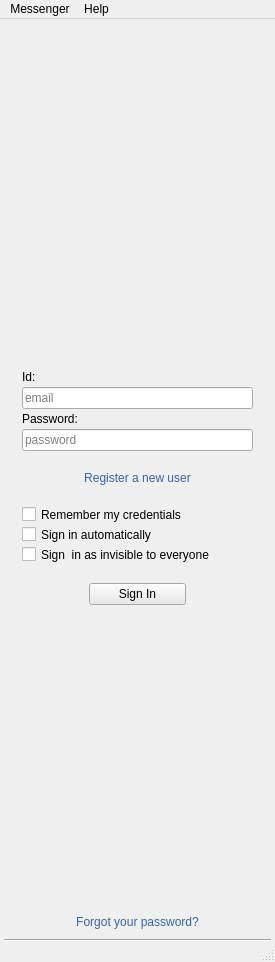
<?xml version="1.0" encoding="UTF-8"?>
<ui version="4.0">
 <class>MainWindow</class>
 <widget class="QMainWindow" name="MainWindow">
  <property name="geometry">
   <rect>
    <x>0</x>
    <y>0</y>
    <width>275</width>
    <height>962</height>
   </rect>
  </property>
  <property name="sizePolicy">
   <sizepolicy hsizetype="Fixed" vsizetype="Fixed">
    <horstretch>0</horstretch>
    <verstretch>0</verstretch>
   </sizepolicy>
  </property>
  <property name="minimumSize">
   <size>
    <width>275</width>
    <height>962</height>
   </size>
  </property>
  <property name="maximumSize">
   <size>
    <width>275</width>
    <height>962</height>
   </size>
  </property>
  <property name="windowTitle">
   <string>The Messenger</string>
  </property>
  <property name="styleSheet">
   <string notr="true"/>
  </property>
  <widget class="QWidget" name="centralwidget">
   <layout class="QVBoxLayout" name="verticalLayout">
    <property name="spacing">
     <number>2</number>
    </property>
    <property name="leftMargin">
     <number>4</number>
    </property>
    <property name="topMargin">
     <number>4</number>
    </property>
    <property name="rightMargin">
     <number>4</number>
    </property>
    <property name="bottomMargin">
     <number>0</number>
    </property>
    <item>
     <widget class="QStackedWidget" name="stackedWidget">
      <property name="minimumSize">
       <size>
        <width>0</width>
        <height>900</height>
       </size>
      </property>
      <property name="maximumSize">
       <size>
        <width>275</width>
        <height>980</height>
       </size>
      </property>
      <property name="font">
       <font>
        <pointsize>9</pointsize>
       </font>
      </property>
      <property name="currentIndex">
       <number>0</number>
      </property>
      <widget class="QWidget" name="page">
       <layout class="QGridLayout" name="gridLayout_2">
        <property name="leftMargin">
         <number>8</number>
        </property>
        <property name="topMargin">
         <number>4</number>
        </property>
        <property name="rightMargin">
         <number>8</number>
        </property>
        <property name="bottomMargin">
         <number>4</number>
        </property>
        <property name="spacing">
         <number>4</number>
        </property>
        <item row="0" column="0">
         <layout class="QVBoxLayout" name="verticalLayout_2">
          <property name="spacing">
           <number>3</number>
          </property>
          <property name="leftMargin">
           <number>10</number>
          </property>
          <property name="rightMargin">
           <number>10</number>
          </property>
          <item>
           <spacer name="verticalSpacer_7">
            <property name="orientation">
             <enum>Qt::Vertical</enum>
            </property>
            <property name="sizeType">
             <enum>QSizePolicy::Fixed</enum>
            </property>
            <property name="sizeHint" stdset="0">
             <size>
              <width>20</width>
              <height>120</height>
             </size>
            </property>
           </spacer>
          </item>
          <item>
           <layout class="QHBoxLayout" name="horizontalLayout_3">
            <property name="bottomMargin">
             <number>0</number>
            </property>
            <item>
             <widget class="QWidget" name="widget" native="true">
              <property name="minimumSize">
               <size>
                <width>200</width>
                <height>140</height>
               </size>
              </property>
              <property name="maximumSize">
               <size>
                <width>140</width>
                <height>140</height>
               </size>
              </property>
              <widget class="QLabel" name="smiley_label">
               <property name="geometry">
                <rect>
                 <x>30</x>
                 <y>0</y>
                 <width>140</width>
                 <height>140</height>
                </rect>
               </property>
               <property name="minimumSize">
                <size>
                 <width>140</width>
                 <height>140</height>
                </size>
               </property>
               <property name="maximumSize">
                <size>
                 <width>140</width>
                 <height>140</height>
                </size>
               </property>
               <property name="styleSheet">
                <string notr="true">color: rgba(0 , 0, 0,2);</string>
               </property>
               <property name="text">
                <string/>
               </property>
               <property name="pixmap">
                <pixmap>:/icons/icons/loading.png</pixmap>
               </property>
              </widget>
              <widget class="QWidget" name="widget_2" native="true">
               <property name="geometry">
                <rect>
                 <x>20</x>
                 <y>-1</y>
                 <width>161</width>
                 <height>141</height>
                </rect>
               </property>
               <property name="styleSheet">
                <string notr="true">background-color: rgba(ef,ef,ef,20)</string>
               </property>
              </widget>
             </widget>
            </item>
           </layout>
          </item>
          <item>
           <spacer name="verticalSpacer_2">
            <property name="font">
             <font>
              <pointsize>9</pointsize>
             </font>
            </property>
            <property name="orientation">
             <enum>Qt::Vertical</enum>
            </property>
            <property name="sizeType">
             <enum>QSizePolicy::Minimum</enum>
            </property>
            <property name="sizeHint" stdset="0">
             <size>
              <width>20</width>
              <height>80</height>
             </size>
            </property>
           </spacer>
          </item>
          <item>
           <widget class="QLabel" name="label">
            <property name="font">
             <font>
              <pointsize>9</pointsize>
             </font>
            </property>
            <property name="text">
             <string>Id:</string>
            </property>
           </widget>
          </item>
          <item>
           <widget class="QLineEdit" name="usernamePrompt">
            <property name="font">
             <font>
              <pointsize>9</pointsize>
             </font>
            </property>
            <property name="text">
             <string/>
            </property>
            <property name="placeholderText">
             <string>email</string>
            </property>
           </widget>
          </item>
          <item>
           <widget class="QLabel" name="label_2">
            <property name="font">
             <font>
              <pointsize>9</pointsize>
             </font>
            </property>
            <property name="text">
             <string>Password:</string>
            </property>
           </widget>
          </item>
          <item>
           <widget class="QLineEdit" name="passwordPrompt">
            <property name="font">
             <font>
              <pointsize>9</pointsize>
             </font>
            </property>
            <property name="text">
             <string/>
            </property>
            <property name="echoMode">
             <enum>QLineEdit::Password</enum>
            </property>
            <property name="placeholderText">
             <string>password</string>
            </property>
           </widget>
          </item>
          <item>
           <spacer name="verticalSpacer_5">
            <property name="font">
             <font>
              <pointsize>9</pointsize>
             </font>
            </property>
            <property name="orientation">
             <enum>Qt::Vertical</enum>
            </property>
            <property name="sizeType">
             <enum>QSizePolicy::Fixed</enum>
            </property>
            <property name="sizeHint" stdset="0">
             <size>
              <width>20</width>
              <height>13</height>
             </size>
            </property>
           </spacer>
          </item>
          <item>
           <widget class="QPushButton" name="registerNewUserButton">
            <property name="font">
             <font>
              <pointsize>9</pointsize>
             </font>
            </property>
            <property name="styleSheet">
             <string notr="true">color: rgb(52, 101, 164);</string>
            </property>
            <property name="text">
             <string>Register a new user</string>
            </property>
            <property name="flat">
             <bool>true</bool>
            </property>
           </widget>
          </item>
          <item>
           <spacer name="verticalSpacer_3">
            <property name="font">
             <font>
              <pointsize>9</pointsize>
             </font>
            </property>
            <property name="orientation">
             <enum>Qt::Vertical</enum>
            </property>
            <property name="sizeType">
             <enum>QSizePolicy::Fixed</enum>
            </property>
            <property name="sizeHint" stdset="0">
             <size>
              <width>20</width>
              <height>13</height>
             </size>
            </property>
           </spacer>
          </item>
          <item>
           <widget class="QCheckBox" name="rememberPrompt">
            <property name="minimumSize">
             <size>
              <width>0</width>
              <height>17</height>
             </size>
            </property>
            <property name="maximumSize">
             <size>
              <width>16777215</width>
              <height>14</height>
             </size>
            </property>
            <property name="font">
             <font>
              <pointsize>9</pointsize>
             </font>
            </property>
            <property name="text">
             <string>Remember my credentials</string>
            </property>
           </widget>
          </item>
          <item>
           <widget class="QCheckBox" name="autologinPrompt">
            <property name="minimumSize">
             <size>
              <width>0</width>
              <height>17</height>
             </size>
            </property>
            <property name="maximumSize">
             <size>
              <width>16777215</width>
              <height>14</height>
             </size>
            </property>
            <property name="font">
             <font>
              <pointsize>9</pointsize>
             </font>
            </property>
            <property name="text">
             <string>Sign in automatically</string>
            </property>
           </widget>
          </item>
          <item>
           <widget class="QCheckBox" name="invisible_Prompt">
            <property name="minimumSize">
             <size>
              <width>0</width>
              <height>17</height>
             </size>
            </property>
            <property name="maximumSize">
             <size>
              <width>16777215</width>
              <height>14</height>
             </size>
            </property>
            <property name="font">
             <font>
              <pointsize>9</pointsize>
             </font>
            </property>
            <property name="text">
             <string>Sign  in as invisible to everyone</string>
            </property>
           </widget>
          </item>
          <item>
           <spacer name="verticalSpacer_4">
            <property name="font">
             <font>
              <pointsize>9</pointsize>
             </font>
            </property>
            <property name="orientation">
             <enum>Qt::Vertical</enum>
            </property>
            <property name="sizeType">
             <enum>QSizePolicy::Fixed</enum>
            </property>
            <property name="sizeHint" stdset="0">
             <size>
              <width>20</width>
              <height>13</height>
             </size>
            </property>
           </spacer>
          </item>
          <item>
           <layout class="QHBoxLayout" name="horizontalLayout">
            <property name="topMargin">
             <number>5</number>
            </property>
            <item>
             <widget class="QPushButton" name="signInButton">
              <property name="maximumSize">
               <size>
                <width>97</width>
                <height>200</height>
               </size>
              </property>
              <property name="font">
               <font>
                <pointsize>9</pointsize>
               </font>
              </property>
              <property name="styleSheet">
               <string notr="true">background-color: rgb(232, 232, 232);</string>
              </property>
              <property name="text">
               <string>Sign In</string>
              </property>
             </widget>
            </item>
           </layout>
          </item>
          <item>
           <spacer name="verticalSpacer">
            <property name="font">
             <font>
              <pointsize>9</pointsize>
             </font>
            </property>
            <property name="orientation">
             <enum>Qt::Vertical</enum>
            </property>
            <property name="sizeHint" stdset="0">
             <size>
              <width>20</width>
              <height>40</height>
             </size>
            </property>
           </spacer>
          </item>
          <item>
           <widget class="QPushButton" name="resetPasswordButton">
            <property name="font">
             <font>
              <pointsize>9</pointsize>
             </font>
            </property>
            <property name="styleSheet">
             <string notr="true">color: rgb(52, 101, 164);</string>
            </property>
            <property name="text">
             <string>Forgot your password?</string>
            </property>
            <property name="flat">
             <bool>true</bool>
            </property>
           </widget>
          </item>
         </layout>
        </item>
       </layout>
      </widget>
      <widget class="QWidget" name="page_2">
       <layout class="QGridLayout" name="gridLayout_3">
        <property name="leftMargin">
         <number>4</number>
        </property>
        <property name="topMargin">
         <number>4</number>
        </property>
        <property name="rightMargin">
         <number>4</number>
        </property>
        <property name="bottomMargin">
         <number>4</number>
        </property>
        <property name="horizontalSpacing">
         <number>0</number>
        </property>
        <property name="verticalSpacing">
         <number>2</number>
        </property>
        <item row="3" column="0">
         <widget class="Line" name="line">
          <property name="orientation">
           <enum>Qt::Horizontal</enum>
          </property>
         </widget>
        </item>
        <item row="2" column="0">
         <spacer name="verticalSpacer_8">
          <property name="orientation">
           <enum>Qt::Vertical</enum>
          </property>
          <property name="sizeType">
           <enum>QSizePolicy::Fixed</enum>
          </property>
          <property name="sizeHint" stdset="0">
           <size>
            <width>20</width>
            <height>4</height>
           </size>
          </property>
         </spacer>
        </item>
        <item row="6" column="0">
         <widget class="QLabel" name="bannerLabel">
          <property name="minimumSize">
           <size>
            <width>257</width>
            <height>80</height>
           </size>
          </property>
          <property name="maximumSize">
           <size>
            <width>257</width>
            <height>80</height>
           </size>
          </property>
          <property name="text">
           <string/>
          </property>
          <property name="scaledContents">
           <bool>true</bool>
          </property>
         </widget>
        </item>
        <item row="1" column="0">
         <layout class="QHBoxLayout" name="horizontalLayout_2">
          <property name="spacing">
           <number>4</number>
          </property>
          <property name="leftMargin">
           <number>0</number>
          </property>
          <property name="topMargin">
           <number>0</number>
          </property>
          <property name="rightMargin">
           <number>0</number>
          </property>
          <property name="bottomMargin">
           <number>0</number>
          </property>
          <item>
           <widget class="QPushButton" name="MainAvatar">
            <property name="minimumSize">
             <size>
              <width>70</width>
              <height>70</height>
             </size>
            </property>
            <property name="maximumSize">
             <size>
              <width>70</width>
              <height>70</height>
             </size>
            </property>
            <property name="text">
             <string/>
            </property>
            <property name="icon">
             <iconset>
              <normalon>Resources/icons/avatarIcon.png</normalon>
             </iconset>
            </property>
            <property name="iconSize">
             <size>
              <width>70</width>
              <height>70</height>
             </size>
            </property>
            <property name="flat">
             <bool>true</bool>
            </property>
           </widget>
          </item>
          <item>
           <layout class="QVBoxLayout" name="verticalLayout_3">
            <property name="spacing">
             <number>2</number>
            </property>
            <property name="bottomMargin">
             <number>0</number>
            </property>
            <item>
             <layout class="QHBoxLayout" name="horizontalLayout_5">
              <property name="spacing">
               <number>2</number>
              </property>
              <property name="topMargin">
               <number>0</number>
              </property>
              <item>
               <widget class="QLabel" name="usernameLabel">
                <property name="sizePolicy">
                 <sizepolicy hsizetype="Expanding" vsizetype="Preferred">
                  <horstretch>0</horstretch>
                  <verstretch>0</verstretch>
                 </sizepolicy>
                </property>
                <property name="maximumSize">
                 <size>
                  <width>200</width>
                  <height>22</height>
                 </size>
                </property>
                <property name="font">
                 <font>
                  <pointsize>9</pointsize>
                 </font>
                </property>
                <property name="styleSheet">
                 <string notr="true">color: rgb(52, 101, 164);

</string>
                </property>
                <property name="text">
                 <string/>
                </property>
               </widget>
              </item>
             </layout>
            </item>
            <item>
             <widget class="QComboBox" name="availabilityDropDownMenu">
              <property name="font">
               <font>
                <pointsize>9</pointsize>
               </font>
              </property>
              <property name="styleSheet">
               <string notr="true"/>
              </property>
              <item>
               <property name="text">
                <string>available</string>
               </property>
               <property name="icon">
                <iconset>
                 <normalon>:/icons/icons/smiley.png</normalon>
                </iconset>
               </property>
              </item>
              <item>
               <property name="text">
                <string>busy</string>
               </property>
               <property name="icon">
                <iconset>
                 <normalon>:/icons/icons/smiley_busy.png</normalon>
                </iconset>
               </property>
              </item>
              <item>
               <property name="text">
                <string>invisible</string>
               </property>
               <property name="icon">
                <iconset>
                 <normalon>:/icons/icons/smiley_invisible.png</normalon>
                </iconset>
               </property>
              </item>
             </widget>
            </item>
            <item>
             <widget class="QLineEdit" name="statusMessageLineEdit">
              <property name="font">
               <font>
                <pointsize>9</pointsize>
               </font>
              </property>
              <property name="styleSheet">
               <string notr="true"/>
              </property>
              <property name="frame">
               <bool>false</bool>
              </property>
              <property name="alignment">
               <set>Qt::AlignLeading|Qt::AlignLeft|Qt::AlignVCenter</set>
              </property>
              <property name="placeholderText">
               <string>status message</string>
              </property>
             </widget>
            </item>
           </layout>
          </item>
         </layout>
        </item>
        <item row="4" column="0">
         <layout class="QVBoxLayout" name="listLayout">
          <property name="spacing">
           <number>0</number>
          </property>
          <property name="sizeConstraint">
           <enum>QLayout::SetNoConstraint</enum>
          </property>
          <property name="leftMargin">
           <number>0</number>
          </property>
         </layout>
        </item>
        <item row="5" column="0">
         <spacer name="verticalSpacer_9">
          <property name="orientation">
           <enum>Qt::Vertical</enum>
          </property>
          <property name="sizeHint" stdset="0">
           <size>
            <width>20</width>
            <height>1</height>
           </size>
          </property>
         </spacer>
        </item>
       </layout>
      </widget>
     </widget>
    </item>
    <item>
     <widget class="Line" name="line_3">
      <property name="orientation">
       <enum>Qt::Horizontal</enum>
      </property>
     </widget>
    </item>
   </layout>
  </widget>
  <widget class="QMenuBar" name="menubar">
   <property name="geometry">
    <rect>
     <x>0</x>
     <y>0</y>
     <width>275</width>
     <height>22</height>
    </rect>
   </property>
   <widget class="QMenu" name="menuMessenger">
    <property name="title">
     <string>Messenger</string>
    </property>
   </widget>
   <widget class="QMenu" name="menuHelp">
    <property name="title">
     <string>Help</string>
    </property>
    <addaction name="actionAbout"/>
   </widget>
   <addaction name="menuMessenger"/>
   <addaction name="menuHelp"/>
  </widget>
  <widget class="QStatusBar" name="statusbar">
   <property name="sizePolicy">
    <sizepolicy hsizetype="Preferred" vsizetype="Fixed">
     <horstretch>0</horstretch>
     <verstretch>0</verstretch>
    </sizepolicy>
   </property>
   <property name="minimumSize">
    <size>
     <width>0</width>
     <height>20</height>
    </size>
   </property>
   <property name="maximumSize">
    <size>
     <width>16777215</width>
     <height>20</height>
    </size>
   </property>
   <property name="font">
    <font>
     <pointsize>10</pointsize>
    </font>
   </property>
   <property name="styleSheet">
    <string notr="true">color: rgb(60, 150, 0);</string>
   </property>
  </widget>
  <action name="actionActivate_New_User">
   <property name="text">
    <string>Activate New User</string>
   </property>
   <property name="font">
    <font>
     <pointsize>10</pointsize>
    </font>
   </property>
   <property name="shortcut">
    <string>Ctrl+N</string>
   </property>
  </action>
  <action name="actionReset_Password">
   <property name="text">
    <string>Reset Password</string>
   </property>
   <property name="font">
    <font>
     <pointsize>10</pointsize>
    </font>
   </property>
   <property name="shortcut">
    <string>Ctrl+R</string>
   </property>
  </action>
  <action name="actionToggle_List_View">
   <property name="text">
    <string>Toggle List View</string>
   </property>
   <property name="font">
    <font>
     <pointsize>10</pointsize>
    </font>
   </property>
   <property name="shortcut">
    <string>Ctrl+D</string>
   </property>
  </action>
  <action name="actionAbout">
   <property name="text">
    <string>About</string>
   </property>
   <property name="font">
    <font>
     <pointsize>10</pointsize>
    </font>
   </property>
  </action>
  <action name="actionFriend_Request">
   <property name="text">
    <string>Friend Request</string>
   </property>
   <property name="font">
    <font>
     <pointsize>10</pointsize>
    </font>
   </property>
   <property name="shortcut">
    <string>Ctrl+F</string>
   </property>
  </action>
 </widget>
 <resources/>
 <connections/>
</ui>
